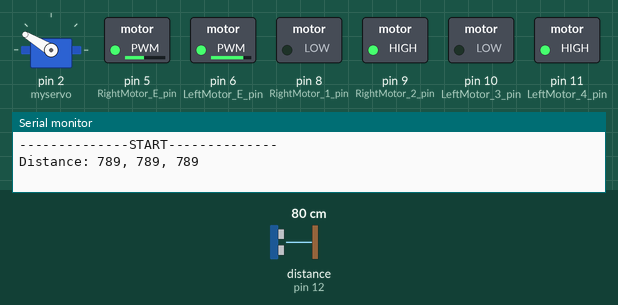
A sketch run on a simulated Arduino Uno, built with avr-gcc and run on an emulated ATmega328P. On the bench: servo, switched loads named in the sketch (green lamp = pin HIGH), the last lines printed to the serial monitor. Wiring (inferred from the names in the program): ultrasonic range finder: trigger pin 13; echo pin 12. The test bench sets the inputs (shaded band); at power-on: distance to the obstacle (sensor on pin 12) 80 cm. The echo pulse lasts 58.3 µs per cm; pins used as bus, display or sensor lines are not drawn.

Above: at 2.6 s.
2.7 s: distance to the obstacle (sensor on pin 12) set to 18 cm
At 3.09 s:
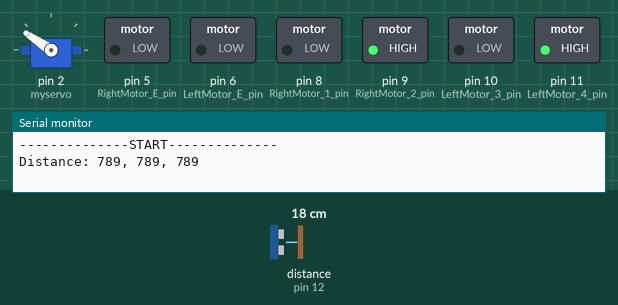
6.6 s: distance to the obstacle (sensor on pin 12) set to 14 cm
At 7.03 s:
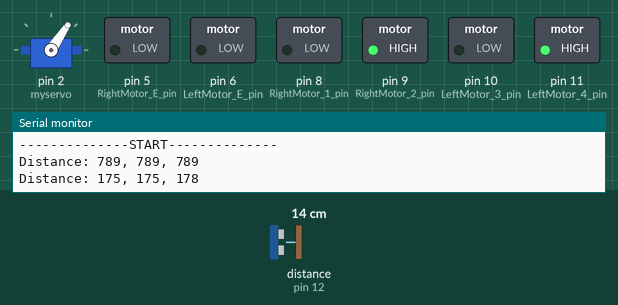
At 9.3 s:
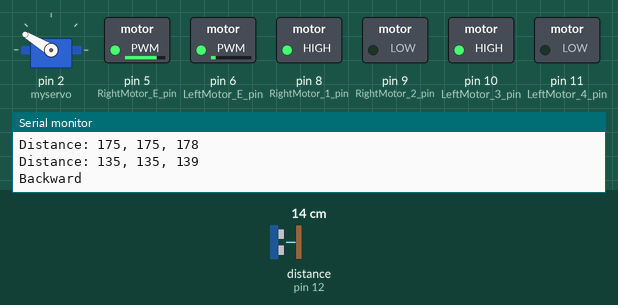
Timing chart, 0 to 16.1 s (numbered marks = the images above; inputs shaded):
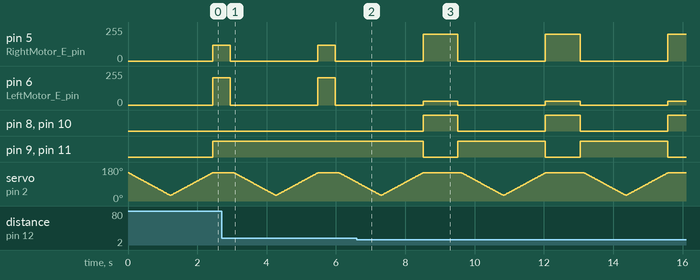

The sketch:

simple_radar.ino
```cpp
/*
 * RC카 아두이노 소스코드 (간단한 미로 탈출)
 */

#include <Servo.h>
Servo myservo;

// 초음파 센서
const int trigPin = 13;
const int echoPin = 12;

// 기준 거리
const int min_distance = 150;

// DC 모터 속도
const int SpeedNormal = 120;
const int SpeedHigh = 200;

// DC 모터 조작용 핀 번호
const int RightMotor_E_pin = 5;
const int RightMotor_1_pin = 8;
const int RightMotor_2_pin = 9;
const int LeftMotor_3_pin = 10;
const int LeftMotor_4_pin = 11;
const int LeftMotor_E_pin = 6;

// DC 모터 방향
enum DIR {
  FORWARD = 10,  // 0101
  BACKWARD = 5,  // 1010
  LEFT = 6,      // 0110
  RIGHT = 9      // 1001
};

/*
 * 함수 원형 정의
 */
long GetDistance();
void Movement(float, int = 0, DIR = FORWARD);

/*
 * 아두이노 작동 후 최초 1회 실행
 */
void setup() {
  Serial.begin(9500);
  Serial.println("--------------START--------------");

  pinMode(echoPin, INPUT);
  pinMode(trigPin, OUTPUT);

  myservo.attach(2);
  myservo.write(90);

  pinMode(RightMotor_E_pin, OUTPUT);
  pinMode(RightMotor_1_pin, OUTPUT);
  pinMode(RightMotor_2_pin, OUTPUT);
  pinMode(LeftMotor_3_pin, OUTPUT);
  pinMode(LeftMotor_4_pin, OUTPUT);
  pinMode(LeftMotor_E_pin, OUTPUT);
}

/*
 * 계속 반복해서 실행
 */
void loop() {
  // 오른쪽 방향 확인
  for (int i = 150; i >= 30; i --) {
    myservo.write(i);
    delay(10);
  }
  long right = GetDistance();

  // 가운데 방향 확인
  for (int i = 30; i < 90; i ++) {
    myservo.write(i);
    delay(10);
  }

  long center = GetDistance();

  // 왼쪽 방향 확인
  for (int i = 90; i < 150; i ++) {
    myservo.write(i);
    delay(10);
  }
  long left = GetDistance();

  // 거리 출력
  Serial.print("Distance: ");
  Serial.print(left);
  Serial.print(", ");
  Serial.print(center);
  Serial.print(", ");
  Serial.println(right);

  if (left < 1 && center < 1 && right < 1) {
    Movement(SpeedNormal, 100, BACKWARD);
    Movement(0, 100);

  } else if (left < min_distance && center < min_distance && right < min_distance) {
    Serial.println("Backward");
    Movement(SpeedHigh, 1000, BACKWARD);
    Movement(0, 100);

  } else if (center < min_distance && right < min_distance) {
    Serial.println("Turn Left");
    Movement(SpeedHigh, 900, LEFT);
    Movement(0, 100);

  } else if (center < min_distance) {

    Serial.println("Turn Right");
    Movement(SpeedHigh, 900, RIGHT);
    Movement(0, 100);

  } else {
    Movement(SpeedNormal, 500, FORWARD);
    Movement(0, 100);
  }
}

/*
 * 초음파 센서 거리 측정하기
 */
long GetDistance() {
  digitalWrite(trigPin, HIGH);
  delayMicroseconds(10);
  digitalWrite(trigPin, LOW);

  long duration = pulseIn(echoPin, HIGH);
  long distance = ((float)(340 * duration) / 1000) / 2;

  return distance;
}

/*
 * 이동하는 함수
 * speed : 속도 (0 - 정지)
 * delay_time : 이동시간 (1000 - 1초)
 * dir : 이동 방향
 */
void Movement(float speed, int delay_time = 0, DIR dir = FORWARD) {
  if (speed < 0) speed = 0;

  digitalWrite(RightMotor_1_pin, dir & 1);
  digitalWrite(RightMotor_2_pin, dir & 2);
  digitalWrite(LeftMotor_3_pin, dir & 4);
  digitalWrite(LeftMotor_4_pin, dir & 8);

  if (dir == FORWARD || dir == BACKWARD) {
    analogWrite(RightMotor_E_pin, speed);
    analogWrite(LeftMotor_E_pin, speed <= 0 ? 0 : speed+85);
  } else {
    analogWrite(RightMotor_E_pin, speed);
    analogWrite(LeftMotor_E_pin, speed);
  }

  delay(delay_time);
}
```

Measured:
- the behaviour switches between 16 and 15 cm on distance to the obstacle (sensor on pin 12) (found by bisection; images 1 and 2)
- after the input at 6.6 s, pin 8 (RightMotor_1_pin), pin 10 (LeftMotor_3_pin): alternates HIGH for 1.0 s and LOW for 2.5 s, starting after 1.9 s; pin 9 (RightMotor_2_pin), pin 11 (LeftMotor_4_pin): alternates HIGH for 2.5 s and LOW for 1.0 s, starting after 1.9 s
- by itself, pin 5 (RightMotor_E_pin): alternates 200/255 for 1.0 s and 0/255 for 2.5 s
- by itself, pin 6 (LeftMotor_E_pin): alternates 29/255 for 1.0 s and 0/255 for 2.5 s
